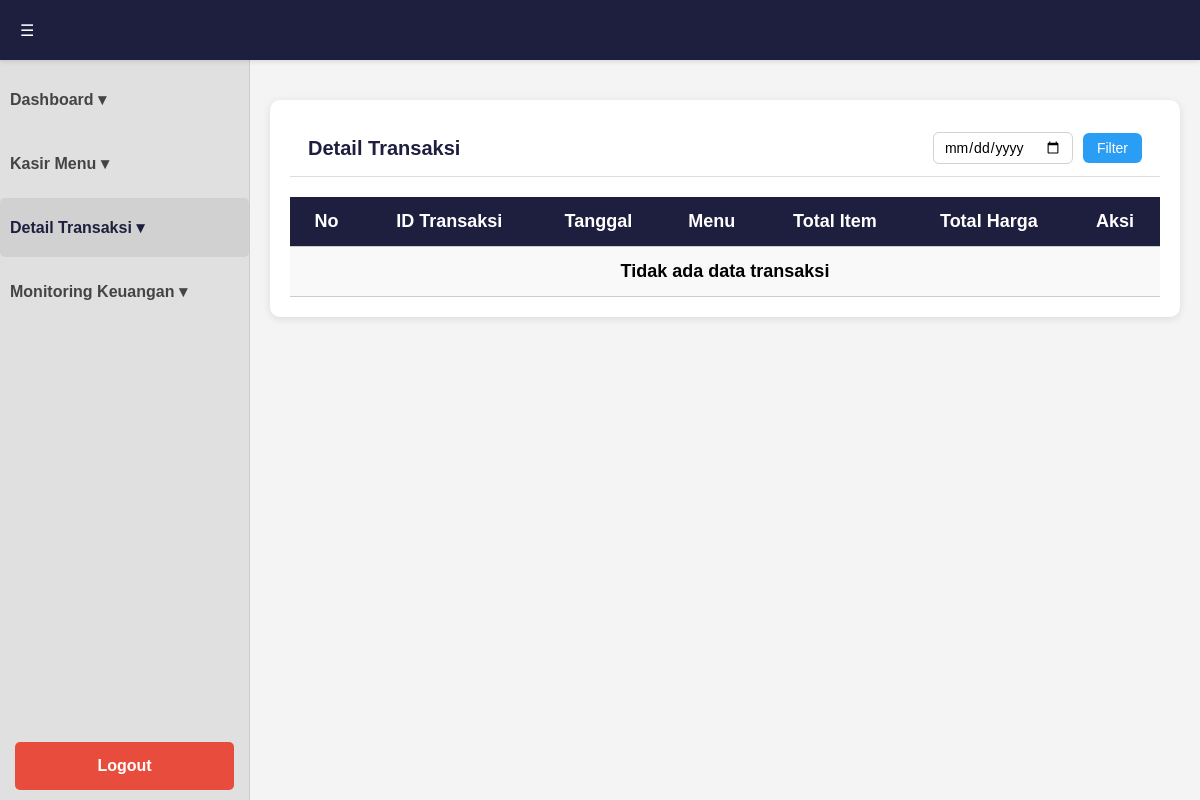
Page /detail_transaksi.php (signed in) on the earlier database version.
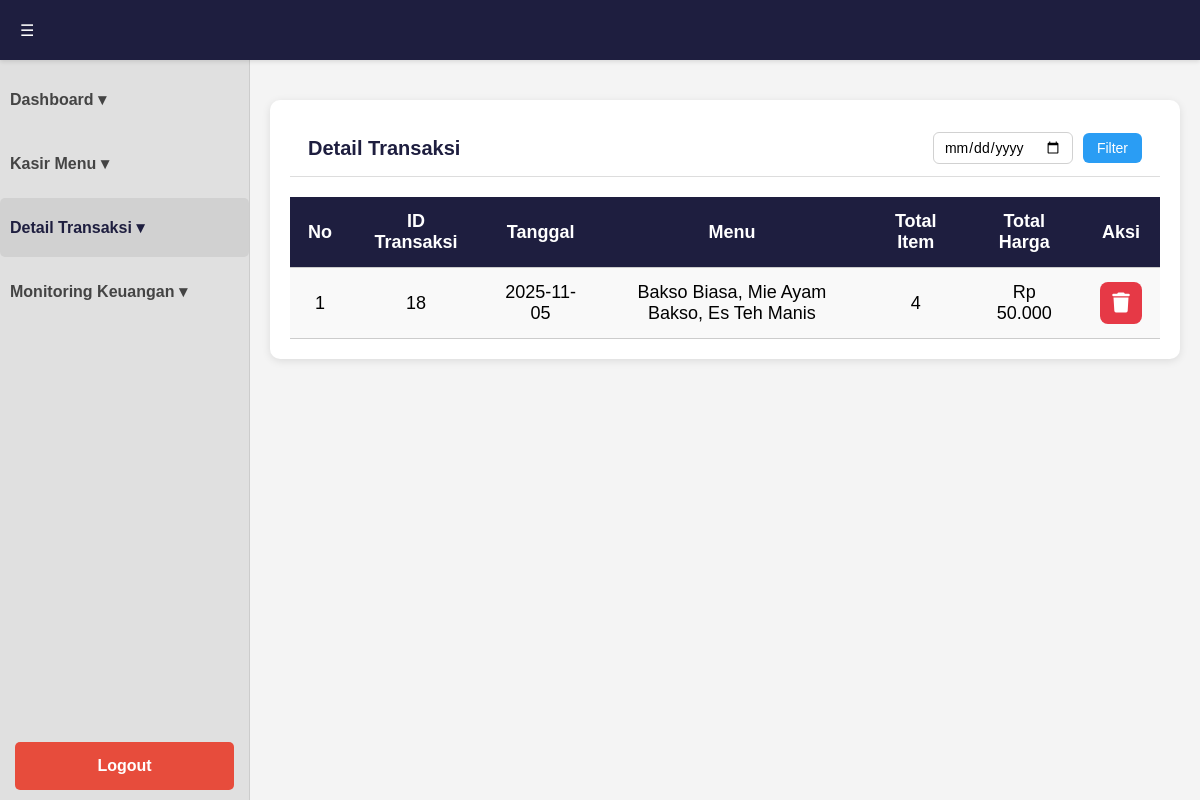
Same page on the later database version.
### tables this page shows
CREATE TABLE `transaksi` (
  `id` int(11) NOT NULL,
  `total_bayar` int(11) NOT NULL,
  `tanggal` timestamp NOT NULL DEFAULT current_timestamp()
);

### detail_transaksi.php (the view, shortened to what this page needs)
<?php
require_once __DIR__ . '/config/db_config.php';
if (isset($_GET['tanggal']) && $_GET['tanggal'] != "") {
    $tanggal = $_GET['tanggal'];
    $stmt = $pdo->prepare("
        SELECT
            t.id AS id_transaksi,
            DATE(t.tanggal) AS tanggal,
            GROUP_CONCAT(m.nama SEPARATOR ', ') AS menu,
            SUM(d.quantity) AS total_jumlah,
            SUM(d.subtotal) AS total_harga
        FROM detail_transaksi d
        JOIN transaksi t ON d.transaksi_id = t.id
        JOIN menu m ON d.menu_id = m.id
        WHERE DATE(t.tanggal) = ?
        GROUP BY t.id, DATE(t.tanggal)
        ORDER BY t.id DESC
    ");
    $stmt->execute([$tanggal]);
} else {
    $stmt = $pdo->query("
        SELECT
            t.id AS id_transaksi,
            DATE(t.tanggal) AS tanggal,
            GROUP_CONCAT(m.nama SEPARATOR ', ') AS menu,
            SUM(d.quantity) AS total_jumlah,
            SUM(d.subtotal) AS total_harga
        FROM detail_transaksi d
        JOIN transaksi t ON d.transaksi_id = t.id
        JOIN menu m ON d.menu_id = m.id
        GROUP BY t.id, DATE(t.tanggal)
        ORDER BY t.id DESC
    ");
}
$data = $stmt->fetchAll(PDO::FETCH_ASSOC);
?>
<!DOCTYPE html>
<html lang="id">
<head>
    <link rel="stylesheet" href="assets/style.css">
    <link rel="stylesheet" href="https://cdnjs.cloudflare.com/ajax/libs/font-awesome/6.5.0/css/all.min.css">
</head>
<body>
<div class="header">
    <div class="menu-icon">☰</div>
</div>
<div class="container">
    <div class="sidebar">
        <a href="dashboard.php" class="sidebar-item">Dashboard ▾</a>
        <a href="kasir.php" class="sidebar-item">Kasir Menu ▾</a>
        <a href="detail_transaksi.php" class="sidebar-item active">Detail Transaksi ▾</a>
        <a href="monitoring.php" class="sidebar-item">Monitoring Keuangan ▾</a>
        <div class="logout-btn" onclick="location.href='logout.php'">Logout</div>
    </div>
    <div class="main-content">
    <div class="card">
        <div class="card-header">
            <span>Detail Transaksi</span>
            <form action="" method="GET" class="filter-form">
                <input type="date" name="tanggal" value="<?= $_GET['tanggal'] ?? '' ?>">
                <button type="submit" class="btn-filter">Filter</button>
            </form>
        </div>
        <table class="detail-table">
            <tr>
                <th>No</th>
                <th>ID Transaksi</th>
                <th>Tanggal</th>
                <th>Menu</th>
                <th>Total Item</th>
                <th>Total Harga</th>
                <th>Aksi</th>
            </tr>
            <?php if ($data): ?>
                <?php $no = 1; foreach ($data as $row): ?>
                <tr>
                    <td><?= $no++ ?></td>
                    <td><?= $row['id_transaksi'] ?></td>
                    <td><?= $row['tanggal'] ?></td>
                    <td><?= $row['menu'] ?></td>
                    <td><?= $row['total_jumlah'] ?></td>
                    <td>Rp <?= number_format($row['total_harga'], 0, ',', '.') ?></td>
                    <td>
                        <a href="detail_transaksi.php?delete=<?= $row['id_transaksi'] ?>"
                        class="btn-delete"
                        onclick="return confirm('Yakin ingin menghapus transaksi ini?')">
                        <i class="fa-solid fa-trash"></i>
                        </a>
                    </td>
                </tr>
                <?php endforeach; ?>
            <?php else: ?>
                <tr><td colspan="7"><strong>Tidak ada data transaksi</strong></td></tr>
            <?php endif; ?>
        </table>
    </div>
</div>
</div>
</body>
</html>

Differences in the rows shown:
added transaksi: id "18", tanggal "2025-11-05", menu "Bakso Biasa, Mie Ayam Bakso, Es Teh Manis", total_jumlah "4", total_harga "50.000"
Other differences:
text no longer shown: "Tidak ada data transaksi"
